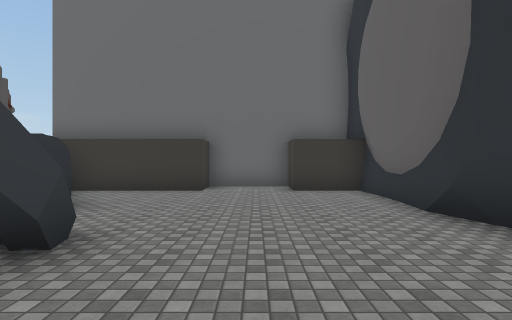
View 1 (above)

24 first-person views from a walk through a scene from a Unity 3-D project. The camera is 1.5 m above the floor, looks level and sees 80° across. The floor is counted in squares, 2 m on a side. Each view is taken from the middle of a square. On the plan, view 1 faces up. The plan holds only what a view shows up to about 10 squares ahead; the rest is blank. The place goes on beyond the plan. The player character is not drawn. Some surface patterns are stand-ins.

View 2
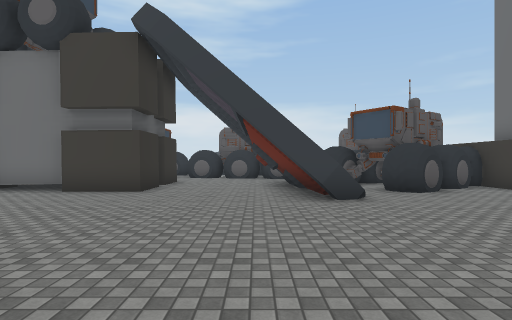

View 3
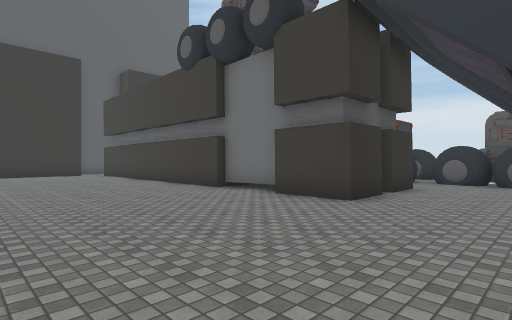

View 4
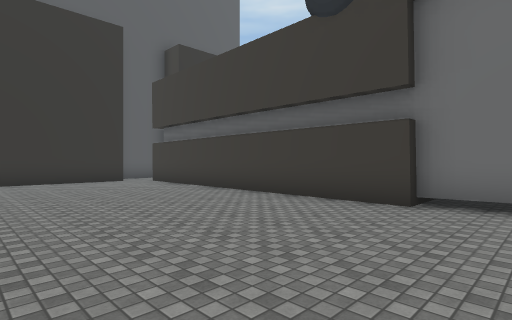

View 5
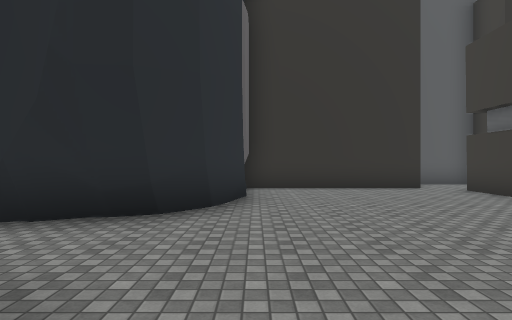

View 6
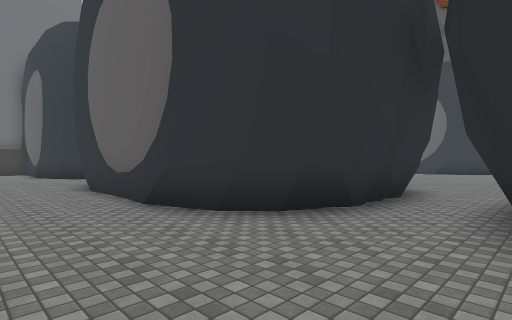

View 7
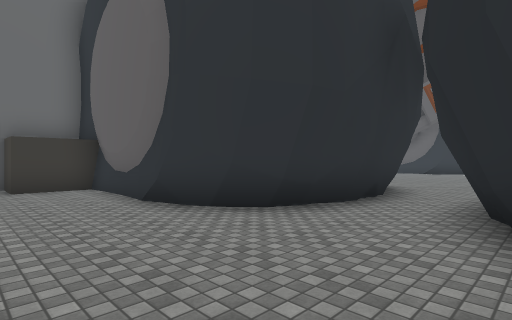

View 8
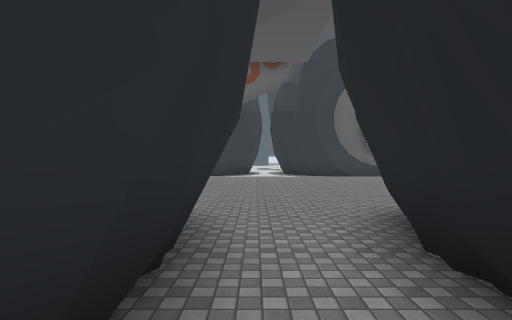

View 9
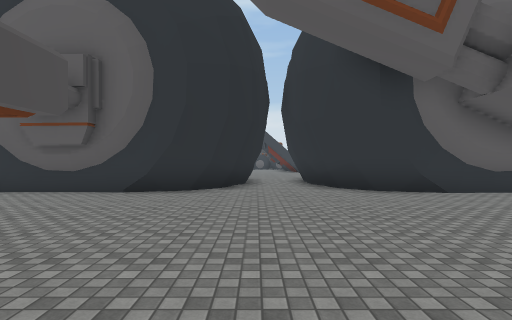

View 10
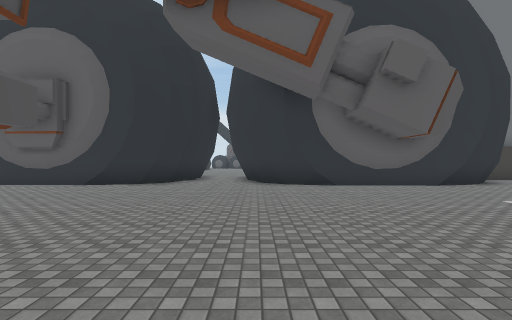

View 11
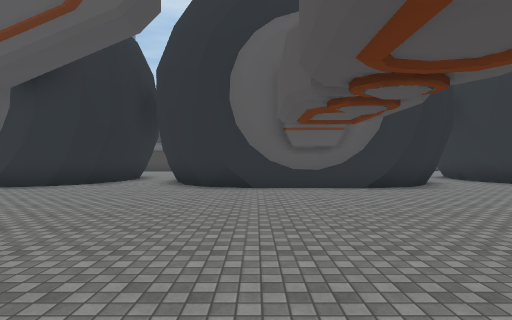

View 12
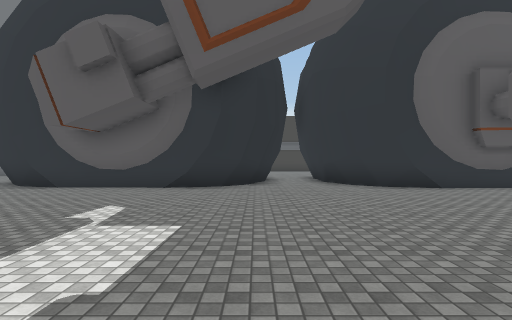

View 13
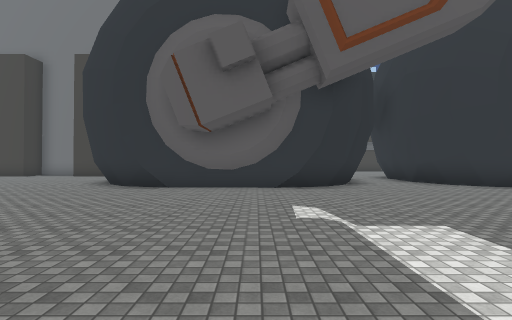

View 14
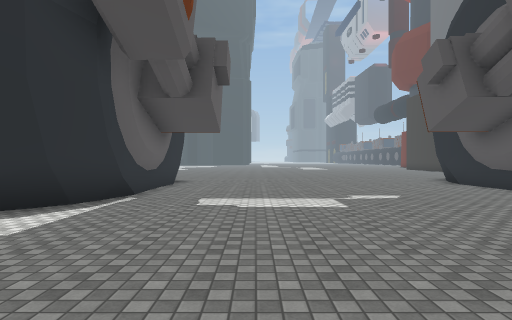

View 15
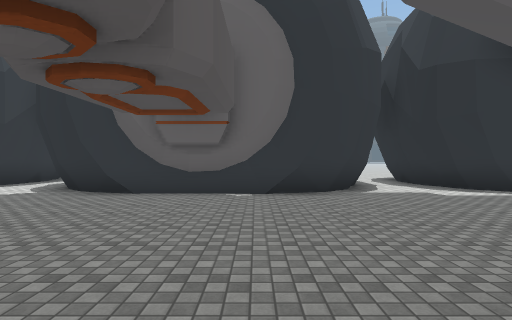

View 16
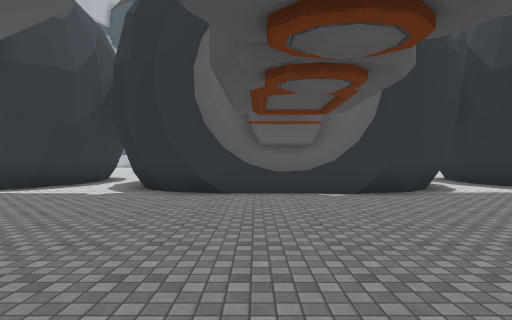

View 17
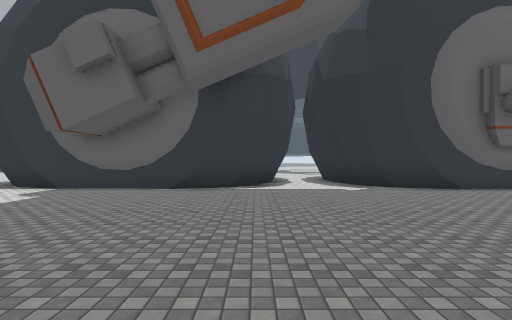

View 18
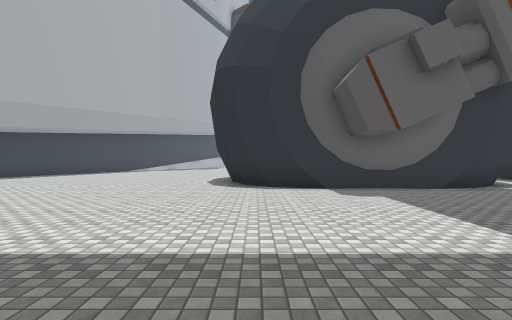

View 19
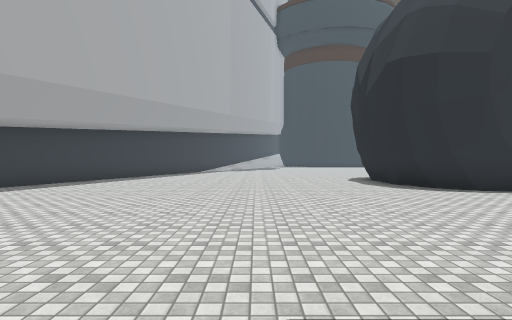

View 20
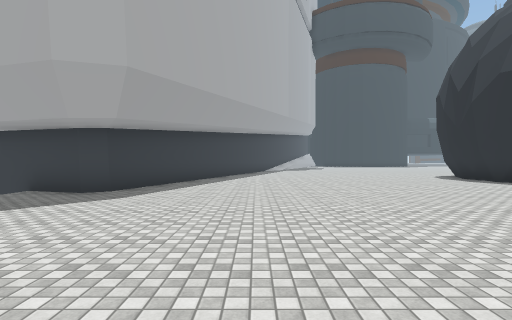

View 21
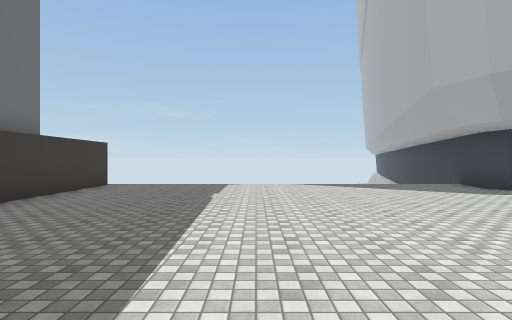

View 22
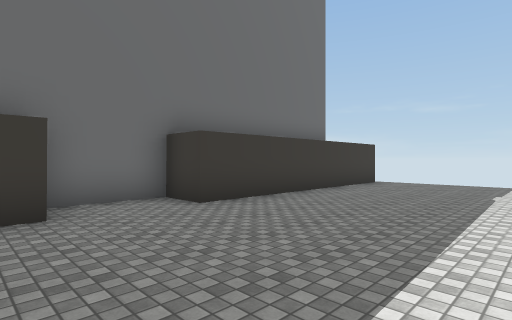

View 23
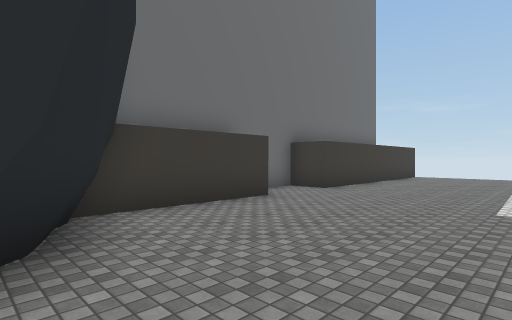

View 24
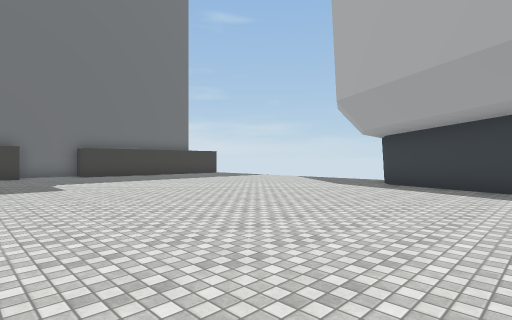

### Floor plan
Key: @ floor where view 1 was taken; # wall or solid block; x gap in a wall; . main floor; : floor 3.75 m higher than the main floor; / step, stairs or slope; v drop or lower ground.
Columns run from 10 left of view 1 to 21 right of it. Each row starts with its distance up from view 1.
 24                            v#
 23                 #..........##
 22                 #..........##
 21                 #...........####
 20                 #...............
 19                 #...............
 18                 #...............
 17                 #...............
 16                ##...............
 15                #................
 14                ##...............
 13                 #...............
 12                 #...............
 11                 #...............
 10                 ###..........###
  9         ####      ##.........#
  8      ####..###     #........##
  7      #.......#     #........#
  6      ##......#     #........#
  5     ####.....#     #........#
  4     ####.....#     #........#
  3      #  /....##   ##........##
  2         #.....#####..........###
  1     .:........................#
  0 ##........@...####............#
 -1  #...........##  ##..........##
 -2  #..####.....#    ##........##
 -3       ##.....#     #........#
 -4       #......#     #........#
 -5       #......#     #........#
 -6       ##.....#     #........#
 -7        #.....#    ##........#
 -8        #.....##  ##.........##
 -9        #......####...........##
-10        #.......x................
-11        #.....######..........###
-12        #.....#    #.........##
-13        #.....#    #.........#
-14        #.....     #.........#
-15        ######     #.........#
-16                   #.........#
-17                   #.........#
-18                  ##.....
-19                  #....

Where each view was taken, in squares from view 1:
view 1: 0 up, 0 right, facing up
view 2: 1 up, 4 right, facing left
view 3: 1 up, 2 right, facing down-left
view 4: 4 down, 2 right, facing down-left
view 5: 7 down, 2 right, facing down
view 6: 11 down, 0 right, facing up-right
view 7: 1 down, 0 right, facing up-right
view 8: 1 up, 4 right, facing right
view 9: 0 up, 16 right, facing left
view 10: 2 up, 18 right, facing left
view 11: 6 down, 17 right, facing left
view 12: 11 down, 17 right, facing left
view 13: 14 down, 17 right, facing left
view 14: 7 down, 15 right, facing down
view 15: 6 down, 11 right, facing right
view 16: 4 down, 11 right, facing right
view 17: 2 up, 10 right, facing right
view 18: 9 up, 10 right, facing right
view 19: 14 up, 11 right, facing right
view 20: 18 up, 10 right, facing right
view 21: 14 up, 11 right, facing up
view 22: 13 up, 11 right, facing up-left
view 23: 9 up, 11 right, facing up-left
view 24: 12 up, 21 right, facing up-left
